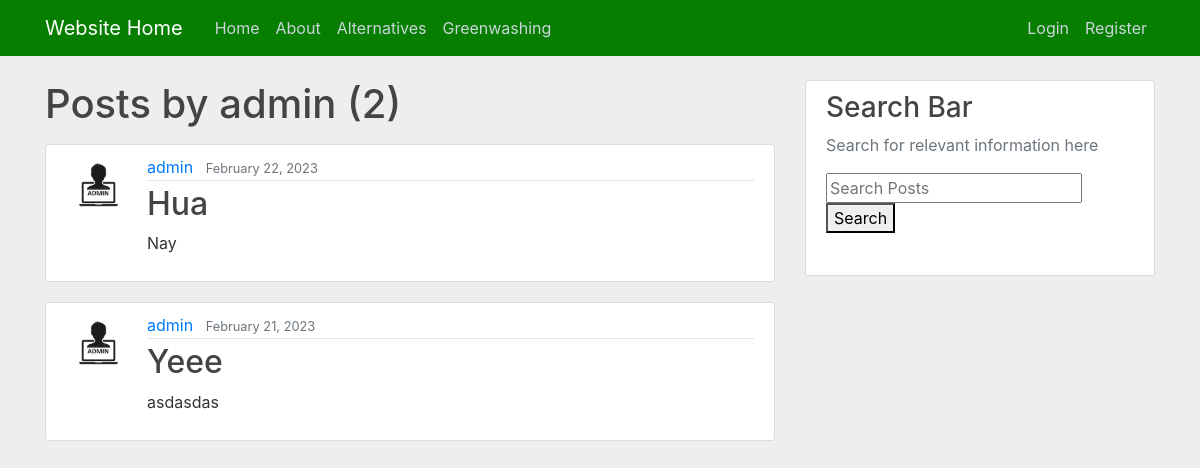
Before: /greenuser/admin with the older database file.
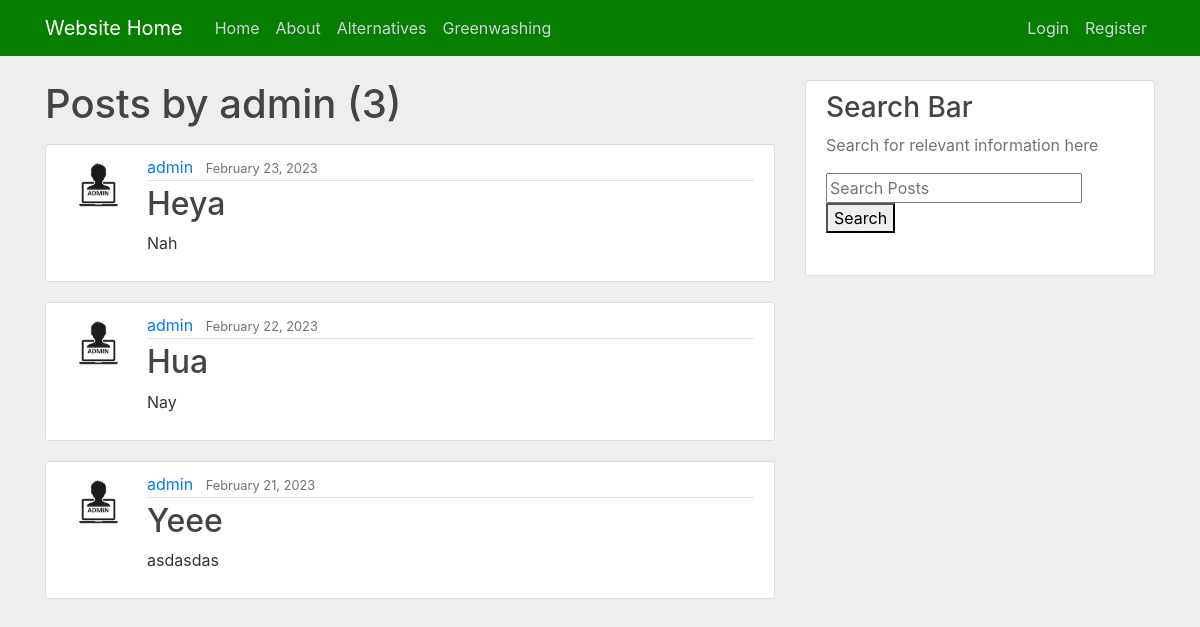
After: the same page with the newer database file.
### website/models.py (models this page shows)
class GreenPosts(models.Model):
    title = models.CharField(max_length=100)
    content = models.TextField()
    date_posted = models.DateTimeField(default=timezone.now)
    author = models.ForeignKey(User, on_delete=models.CASCADE)

### users/models.py (models this page shows, shortened)
class Profile(models.Model):
    user = models.OneToOneField(User, on_delete=models.CASCADE)
    image = models.ImageField(default='default.jpg', upload_to='profile_pics')

### website/views.py (the view)
# urls.py: path('greenuser/<str:username>', GreenUserPostListView.as_view(), name='greenuser-posts'),
class GreenUserPostListView(ListView):
    model = Posts
    template_name = 'website/greenuser_posts.html' #<app>/<model>_<viewtype>.html
    context_object_name = 'greenposts'
    paginate_by = 3
    def get_queryset(self):
        user = get_object_or_404(User, username=self.kwargs.get('username'))
        return GreenPosts.objects.filter(author=user).order_by('-date_posted')

### website/templates/website/greenuser_posts.html (shortened to what this page needs)
{% extends "website/base.html" %}
{% block content %}
<h1 class="mb-3" >Posts by {{ view.kwargs.username }} ({{ page_obj.paginator.count }})</h1>
    {% for greenposts in greenposts %}
    <article class="media content-section">
      <img class="rounded-circle article-img" src="{{ greenposts.author.profile.image.url }}">
    <div class="media-body">
        <div class="article-metadata">
        <a class="mr-2" href="{% url 'greenuser-posts' greenposts.author.username %}">{{ greenposts.author }}</a>
        <small class="text-muted">{{ greenposts.date_posted|date:"F d, Y" }}</small>
        </div>
        <h2><a class="article-title" href="{% url 'greenpost-detail' greenposts.id %}">{{ greenposts.title }}</a></h2>
        <p class="article-content">{{ greenposts.content }}</p>
    </div>
    </article>
    {% endfor %}
{% endblock content %}

Changed rows visible on the page:
added GreenPosts: author.profile.image (picture), author "admin", date_posted "February 23, 2023", title "Heya", content "Nah"
Other visible differences:
{{ page_obj.paginator.count }}: "2" → "3"
